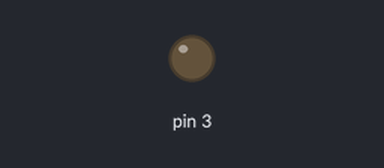
The sketch below on a simulated Arduino Uno, built with avr-gcc and run on an emulated ATmega328P. Parts: output pins drawn as LEDs (lit = HIGH).

Above: at 0.05 s.
At 2.6 s:
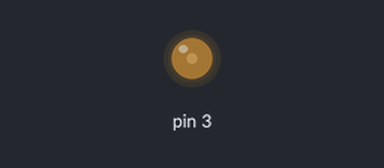
At 5.2 s:
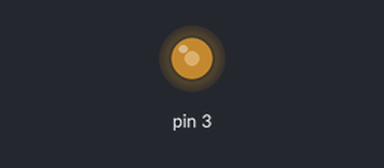
At 10.4 s:
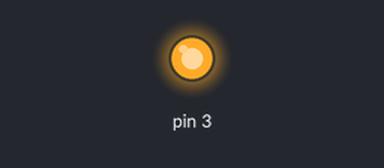
Timing chart, 0 to 13.5 s (numbered marks = the images above):
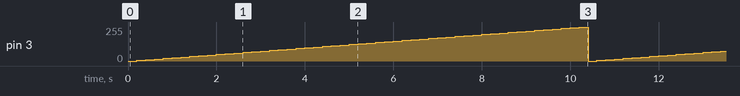

The sketch:

FIRTS.ino
```cpp
const int m1 = 3;

void setup(){
  pinMode(3, OUTPUT);
}

void loop(){
  for (int i=0; i<=255; i+=5){
    analogWrite(3, i);
    delay(200);
  }
}
```

Measured:
- by itself, pin 3: ramps from 0/255 to 255/255 and jumps back, once every 10.4 s
